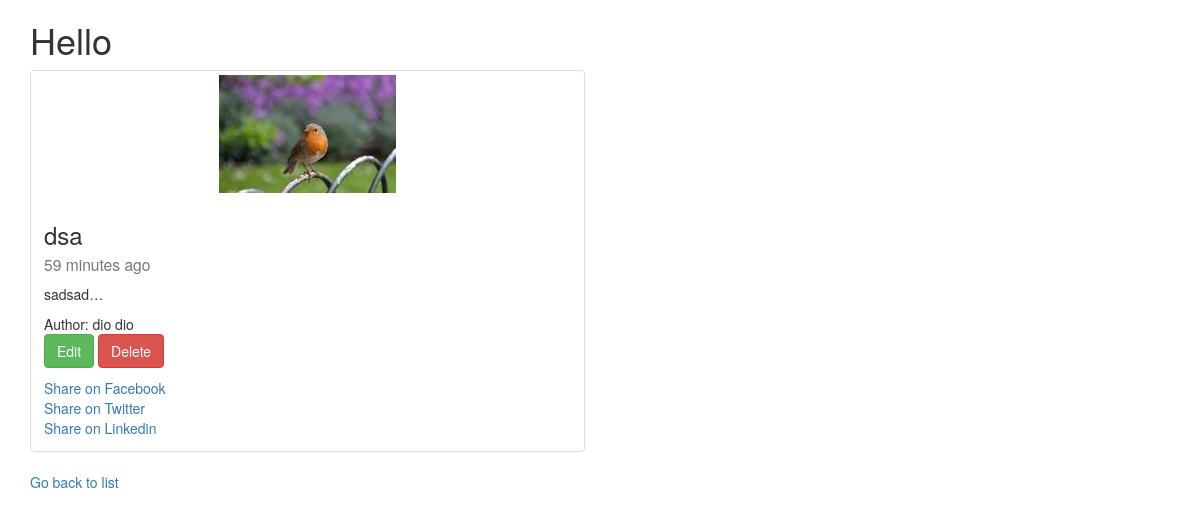
The app's page /posts/detail/dsa/ with its own data.
### posts/models.py (models this page shows, shortened)
class Post(models.Model):
	author = models.ForeignKey(User, default=1)
	title = models.CharField(max_length=255)
	slug = models.SlugField(unique=True, null=True)
	image = models.ImageField(upload_to="blog_images", null=True, blank=True)
	content = models.TextField()
	updated = models.DateTimeField(auto_now=True, auto_now_add=False)
	timestamp = models.DateTimeField(auto_now=False, auto_now_add=True)
	class Meta:
		ordering = ['-timestamp', '-updated']

### posts/views.py (the view)
# urls.py: url(r'^detail/(?P<slug>[-\w]+)/$', views.post_detail, name="detail"),
def post_detail(request, slug):
	list_post = get_object_or_404(Post, slug=slug)
	context = {
		"title": "Post Page",
		"content": "Test Test Test",
		"list": list_post,
	}
	return render(request,	'post_detail.html', context)

### posts/templatetags/urlify.py (called while the page is built)
@register.filter
def urlify(value):
	return quote(value)

### posts/templates/post_detail.html (shortened to what this page needs)
{% extends "base.html" %}
{% load urlify %}
{% block content %}
<body>
<div class="row">
	<div class="col-sm-6">
		<div class="thumbnail">
			{% if list.image %}
	  <img src="{{list.image.url}}" class="img-responsive">
			{% endif %}
			<div class="caption">
				<h3>{{list.title}}<small><br>{{list.timestamp|timesince}} ago</small></h3>
				<p>{{list.content|linebreaks|truncatechars:10}}</p>
				Author: {{list.author.get_full_name}}
				<p>
					<a href="{% url 'posts:update' slug=list.slug %}" class="btn btn-success">Edit</a>
					<a href="{% url 'posts:delete' slug=list.slug %}" class="btn btn-danger">Delete</a>
				</p>
				 <a href="https://www.facebook.com/sharer/sharer.php?u={{request.build_absolute_uri}}"> Share on Facebook
				</a><br>
				<a href="https://twitter.com/home?status={{list.content|urlify|truncatechars:50}}%20{{request.build_absolute_uri}}">
				Share on Twitter
				</a><br>
				<a href="https://www.linkedin.com/shareArticle?mini=true&url={{request.build_absolute_uri}}&title={{list.title|urlify}}&summary={{list.content|truncatechars:35|urlify}}&source={{request.build_absolute_uri}}">
				Share on Linkedin
				</a><br>
			</div>
		</div>
	</div>
</div>
<a href="{% url 'posts:list' %}">Go back to list</a>
</body>
{% endblock content %}

### records on screen
Post: image (picture), title "dsa", timestamp "59 minutes", content "sadsad…", author.get_full_name "dio dio"
